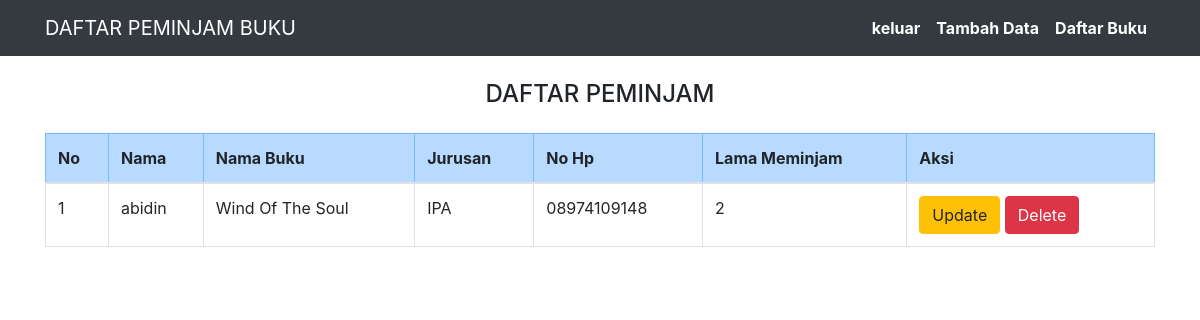
The page /login.php on the database its author committed.
### tables this page shows
CREATE TABLE `peserta` (
  `id_peserta` int(11) NOT NULL,
  `nama` varchar(255) NOT NULL,
  `jurusan` varchar(50) NOT NULL,
  `no_hp` char(13) NOT NULL,
  `lama_meminjam` varchar(50) NOT NULL,
  `book_id` int(11) DEFAULT NULL,
  `nama_buku` varchar(255) NOT NULL
);

### login.php (the view, shortened to what this page needs)
<?php
require 'koneksi.php';
?>
<!DOCTYPE html>
<html>
<head>
    <link rel="stylesheet" href="https://cdn.jsdelivr.net/npm/bootstrap@4.6.1/dist/css/bootstrap.min.css">
</head>
<body>
    <nav class="navbar navbar-expand-lg navbar-dark bg-dark">
        <div class="container">
            <a class="navbar-brand" href="#">DAFTAR PEMINJAM BUKU</a>
            <div class="collapse navbar-collapse" id="navbarNav">
                <ul class="navbar-nav ml-auto">
                    <li class="nav-item">
                        <a class="nav-link font-weight-bold text-white" href="index.php">keluar</a>
                    </li>
                    <li class="nav-item">
                        <a class="nav-link font-weight-bold text-white" href="create.php">Tambah Data</a>
                    </li>
                    <li class="nav-item">
                        <a class="nav-link font-weight-bold text-white" href="daftarbuku.php">Daftar Buku</a>
                    </li>
                </ul>
            </div>
        </div>
    </nav>
    <div class="container">
        <br>
        <h4><center>DAFTAR PEMINJAM </center></h4>
        <div class="table-responsive">
            <table class="my-3 table table-bordered">
                <thead>
                    <tr class="table-primary">
                        <th>No</th>
                        <th>Nama</th>
                        <th>Nama Buku</th>
                        <th>Jurusan</th>
                        <th>No Hp</th>
                        <th>Lama Meminjam</th>
                        <th colspan='2'>Aksi</th>
                    </tr>
                </thead>
                <tbody>
                    <?php
                    $sql = "SELECT * FROM peserta ORDER BY id_peserta DESC";
                    $hasil = mysqli_query($conn, $sql);
                    $no = 0;
                    while ($data = mysqli_fetch_array($hasil)) {
                        $no++;
                    ?>
                    <tr>
                        <td><?php echo $no;?></td>
                        <td><?php echo $data["nama"]; ?></td>
                        <td><?php echo $data["nama_buku"];   ?></td>
                        <td><?php echo $data["jurusan"];   ?></td>
                        <td><?php echo $data["no_hp"];   ?></td>
                        <td><?php echo $data["lama_meminjam"];   ?></td>
                        <td>
                            <a href="update.php?id_peserta=<?php echo htmlspecialchars($data['id_peserta']); ?>" class="btn btn-warning" role="button">Update</a>
                            <a href="<?php echo htmlspecialchars($_SERVER["PHP_SELF"]);?>?id_peserta=<?php echo $data['id_peserta']; ?>" class="btn btn-danger" role="button">Delete</a>
                        </td>
                    </tr>
                    <?php } ?>
                </tbody>
            </table>
        </div>
    </div>
</body>
</html>

### rows shown on the page
peserta: nama "abidin", nama_buku "Wind Of The Soul", jurusan "IPA", no_hp "08974109148", lama_meminjam "2"
